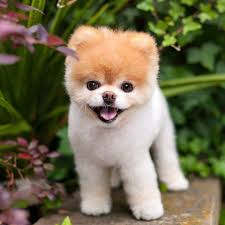
#> input picture python/day6/dog.jpg, 225 x 225 px, found by its file name
$ python img_blur_1.py
#> lines starting #> are read from the running program, lines starting #| are printed output that depends on the picture; after the words box and inside, x2 and y2 are one past the last pixel; in counts of white or black regions, pixels touching at a corner belong together
import cv2
import numpy as np
def nothing(x):
    pass
# 이미지 로드
image = cv2.imread('dog.jpg')
#> image is the input picture: shape (225, 225, 3); mean B, G, R 80.2, 108, 114
cv2.namedWindow('Color Detector', cv2.WINDOW_NORMAL)
# Trackbar를 생성하여 'Lower'와 'Upper' 범위 설정
cv2.createTrackbar('Low H', 'Color Detector', 0, 179, nothing)
cv2.createTrackbar('High H', 'Color Detector', 179, 179, nothing)
cv2.createTrackbar('Low S', 'Color Detector', 0, 255, nothing)
cv2.createTrackbar('High S', 'Color Detector', 255, 255, nothing)
cv2.createTrackbar('Low V', 'Color Detector', 255, 255, nothing)
cv2.createTrackbar('High V', 'Color Detector', 255, 255, nothing)
while True:
    # 복사본 이미지 생성
    img = image.copy()
    # 트랙바에서 현재 값 얻기
    low_h = cv2.getTrackbarPos('Low H', 'Color Detector')
    high_h = cv2.getTrackbarPos('High H', 'Color Detector')
    low_s = cv2.getTrackbarPos('Low S', 'Color Detector')
    high_s = cv2.getTrackbarPos('High S', 'Color Detector')
    low_v = cv2.getTrackbarPos('Low V', 'Color Detector')
    high_v = cv2.getTrackbarPos('High V', 'Color Detector')
    # HSV 색상 공간으로 이미지 변환
    img_hsv = cv2.cvtColor(img, cv2.COLOR_BGR2HSV)
#> img_hsv: shape (225, 225, 3); mean H, S, V 38.1, 121.7, 121.2
    # HSV에서의 lower/upper 임계값
    lower_color = np.array([low_h, low_s, low_v])
    upper_color = np.array([high_h, high_s, high_v])
    # lower/upper 임계값을 이용하여 마스크 생성
    mask = cv2.inRange(img_hsv, lower_color, upper_color)
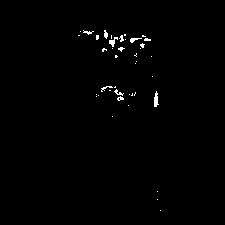
#> mask: shape (225, 225); 0.78% white in thin lines or dots, all inside (x1, y1, x2, y2) = (78, 30, 161, 211)
    # 원본 이미지에 마스크 적용
    result = cv2.bitwise_and(img, img, mask=mask)
    # 결과 표시
    cv2.imshow('Color Detecter', result)
    cv2.imshow('Color Detector', image)
    # 키 입력 대기 (ESC를 누르면 종료)
    if cv2.waitKey(10) & 0xff== ord('q'):
#> (key q is pressed here)
        break
cv2.destroyAllWindows()
